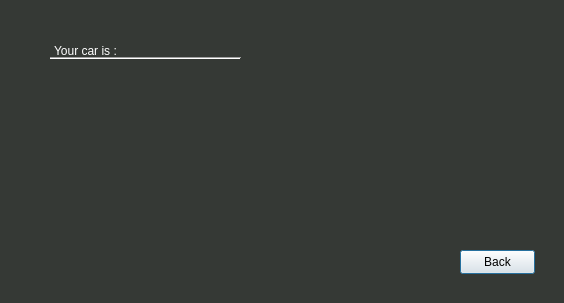
<?xml version="1.0" encoding="UTF-8"?>
<ui version="4.0">
 <class>AllcarsDialog</class>
 <widget class="QDialog" name="AllcarsDialog">
  <property name="geometry">
   <rect>
    <x>0</x>
    <y>0</y>
    <width>564</width>
    <height>303</height>
   </rect>
  </property>
  <property name="windowTitle">
   <string>Dialog</string>
  </property>
  <property name="styleSheet">
   <string notr="true">QDialog
{
	background-color:#353935;
}</string>
  </property>
  <widget class="QPushButton" name="backbutton">
   <property name="geometry">
    <rect>
     <x>460</x>
     <y>250</y>
     <width>75</width>
     <height>24</height>
    </rect>
   </property>
   <property name="text">
    <string>Back</string>
   </property>
  </widget>
  <widget class="QLineEdit" name="carnameline">
   <property name="geometry">
    <rect>
     <x>130</x>
     <y>40</y>
     <width>121</width>
     <height>22</height>
    </rect>
   </property>
   <property name="styleSheet">
    <string notr="true">QLineEdit
{
	border:0;
	color:white;
	background-color:transparent;
}</string>
   </property>
  </widget>
  <widget class="QLineEdit" name="lineEdit">
   <property name="geometry">
    <rect>
     <x>52</x>
     <y>40</y>
     <width>81</width>
     <height>21</height>
    </rect>
   </property>
   <property name="styleSheet">
    <string notr="true">QLineEdit
{
	border:0;
	color:white;
	background-color:transparent;
	font: 700 italic 10pt &quot;Segoe UI&quot;;
}</string>
   </property>
   <property name="text">
    <string>Your car is :</string>
   </property>
  </widget>
  <widget class="Line" name="line">
   <property name="geometry">
    <rect>
     <x>50</x>
     <y>50</y>
     <width>191</width>
     <height>16</height>
    </rect>
   </property>
   <property name="orientation">
    <enum>Qt::Horizontal</enum>
   </property>
  </widget>
  <widget class="QLabel" name="audia4label">
   <property name="geometry">
    <rect>
     <x>50</x>
     <y>70</y>
     <width>281</width>
     <height>141</height>
    </rect>
   </property>
   <property name="text">
    <string/>
   </property>
   <property name="pixmap">
    <pixmap>D:/test/audia4.jpg</pixmap>
   </property>
   <property name="scaledContents">
    <bool>true</bool>
   </property>
  </widget>
  <widget class="QLabel" name="audia6_label">
   <property name="geometry">
    <rect>
     <x>50</x>
     <y>70</y>
     <width>281</width>
     <height>141</height>
    </rect>
   </property>
   <property name="text">
    <string/>
   </property>
   <property name="pixmap">
    <pixmap>D:/test/audi_a6.jpg</pixmap>
   </property>
   <property name="scaledContents">
    <bool>true</bool>
   </property>
  </widget>
  <widget class="QLabel" name="audia7_label">
   <property name="geometry">
    <rect>
     <x>50</x>
     <y>70</y>
     <width>281</width>
     <height>141</height>
    </rect>
   </property>
   <property name="text">
    <string/>
   </property>
   <property name="pixmap">
    <pixmap>D:/test/audia7.jpg</pixmap>
   </property>
   <property name="scaledContents">
    <bool>true</bool>
   </property>
  </widget>
  <widget class="QLabel" name="bmw3er_label">
   <property name="geometry">
    <rect>
     <x>50</x>
     <y>70</y>
     <width>281</width>
     <height>141</height>
    </rect>
   </property>
   <property name="text">
    <string/>
   </property>
   <property name="pixmap">
    <pixmap>D:/test/bmw3er.jpg</pixmap>
   </property>
   <property name="scaledContents">
    <bool>true</bool>
   </property>
  </widget>
  <widget class="QLabel" name="bmw5er_label">
   <property name="geometry">
    <rect>
     <x>50</x>
     <y>70</y>
     <width>281</width>
     <height>141</height>
    </rect>
   </property>
   <property name="text">
    <string/>
   </property>
   <property name="pixmap">
    <pixmap>D:/test/bmw5er.jpg</pixmap>
   </property>
   <property name="scaledContents">
    <bool>true</bool>
   </property>
  </widget>
  <widget class="QLabel" name="bmw7er_label">
   <property name="geometry">
    <rect>
     <x>50</x>
     <y>70</y>
     <width>281</width>
     <height>141</height>
    </rect>
   </property>
   <property name="text">
    <string/>
   </property>
   <property name="pixmap">
    <pixmap>D:/test/bmw7er.jpg</pixmap>
   </property>
   <property name="scaledContents">
    <bool>true</bool>
   </property>
  </widget>
 </widget>
 <resources/>
 <connections/>
</ui>
